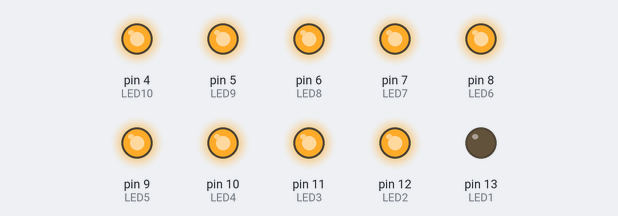
Simulated run of this sketch. Board: Arduino Uno, built with avr-gcc and run on an emulated ATmega328P. On the bench: output pins drawn as LEDs (lit = HIGH).

Above: at 1.95 s.
At 2.25 s:
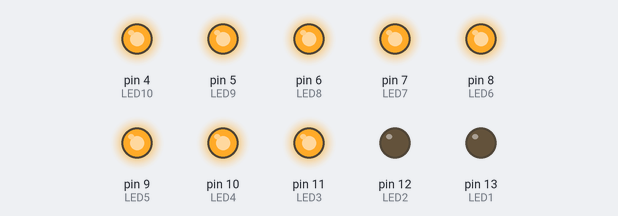
At 2.55 s:
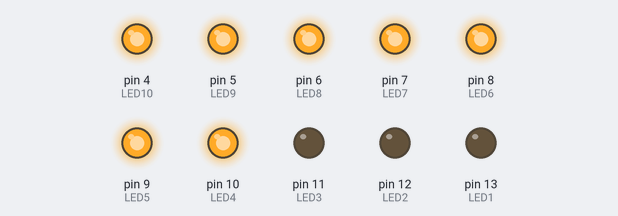
At 3.15 s:
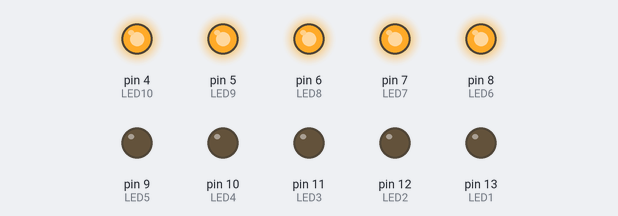
At 3.75 s:
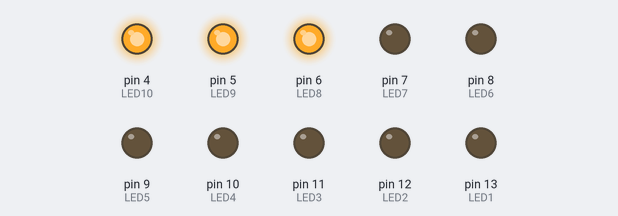
At 4.65 s:
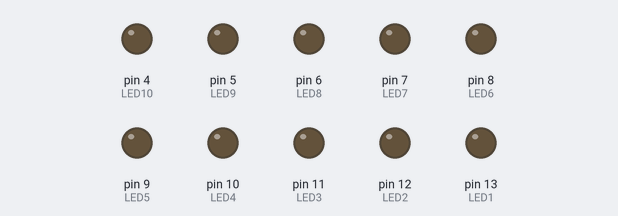
Timing chart, 0 to 6.2 s (numbered marks = the images above):
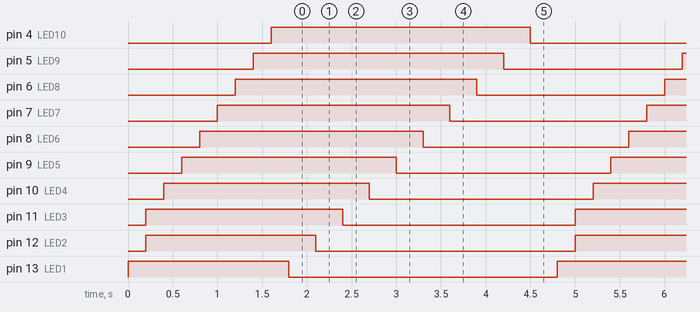

The sketch:

LED_Chaser_Code.ino
```cpp
int LED1 = 13;
int LED2 = 12;
int LED3 = 11;
int LED4 = 10;
int LED5 = 9;
int LED6 = 8;
int LED7 = 7;
int LED8 = 6;
int LED9 = 5;
int LED10 = 4;


void setup() {
   pinMode(LED1, OUTPUT);
   pinMode(LED2, OUTPUT);
   pinMode(LED3, OUTPUT);
   pinMode(LED4, OUTPUT);
   pinMode(LED5, OUTPUT);
   pinMode(LED6, OUTPUT);
   pinMode(LED7, OUTPUT);
   pinMode(LED8, OUTPUT);
   pinMode(LED9, OUTPUT);
   pinMode(LED10, OUTPUT);
}


void loop()
{
  digitalWrite(LED1, HIGH);    // turn on LED1
  delay(200);                  // wait for 200ms
  digitalWrite(LED2, HIGH);    // turn on LED2
  delay(00);                  // wait for 200ms
  digitalWrite(LED3, HIGH);    // turn on LED3
  delay(200);                  // wait for 200ms
  digitalWrite(LED4, HIGH);    // turn on LED4
  delay(200);                  // wait for 200ms
  digitalWrite(LED5, HIGH);    // turn on LED5
  delay(200);                  // wait for 200ms
  digitalWrite(LED6, HIGH);    // turn on LED6
  delay(200);                  // wait for 200ms
  digitalWrite(LED7, HIGH);    // turn on LED7
  delay(200);                  // wait for 200ms
  digitalWrite(LED8, HIGH);    // turn on LED8
  delay(200);                  // wait for 200ms
  digitalWrite(LED9, HIGH);    // turn on LED9
  delay(200);                  // wait for 200ms
  digitalWrite(LED10, HIGH);    // turn on LED10
  delay(200);
  // wait for 200ms

  digitalWrite(LED1, LOW);     // turn off LED1
  delay(300);                  // wait for 300ms
  digitalWrite(LED2, LOW);     // turn off LED2
  delay(300);                  // wait for 300ms
  digitalWrite(LED3, LOW);     // turn off LED3
  delay(300);                  // wait for 300ms
  digitalWrite(LED4, LOW);     // turn off LED4
  delay(300);                  // wait for 300ms
  digitalWrite(LED5, LOW);     // turn off LED5
  delay(300);                  // wait for 300ms
  digitalWrite(LED6, LOW);     // turn off LED6
  delay(300);                  // wait for 300ms
  digitalWrite(LED7, LOW);     // turn off LED7
  delay(300);                  // wait for 300ms
  digitalWrite(LED8, LOW);     // turn off LED8
  delay(300);                  // wait for 300ms
  digitalWrite(LED9, LOW);     // turn off LED9
  delay(300);                  // wait for 300ms
  digitalWrite(LED10, LOW);
  delay(300);
  // wait for 300ms before running program all over again
}
```

Measured:
- by itself, pin 4 (LED10): alternates HIGH for 2.9 s and LOW for 1.9 s
- by itself, pin 5 (LED9): alternates HIGH for 2.8 s and LOW for 2.0 s
- by itself, pin 6 (LED8): alternates HIGH for 2.7 s and LOW for 2.1 s
- by itself, pin 7 (LED7): alternates HIGH for 2.6 s and LOW for 2.2 s
- by itself, pin 8 (LED6): alternates HIGH for 2.5 s and LOW for 2.3 s
- by itself, pin 9 (LED5): alternates HIGH for 2.4 s and LOW for 2.4 s
- by itself, pin 10 (LED4): alternates HIGH for 2.3 s and LOW for 2.5 s
- by itself, pin 11 (LED3): alternates HIGH for 2.2 s and LOW for 2.6 s
